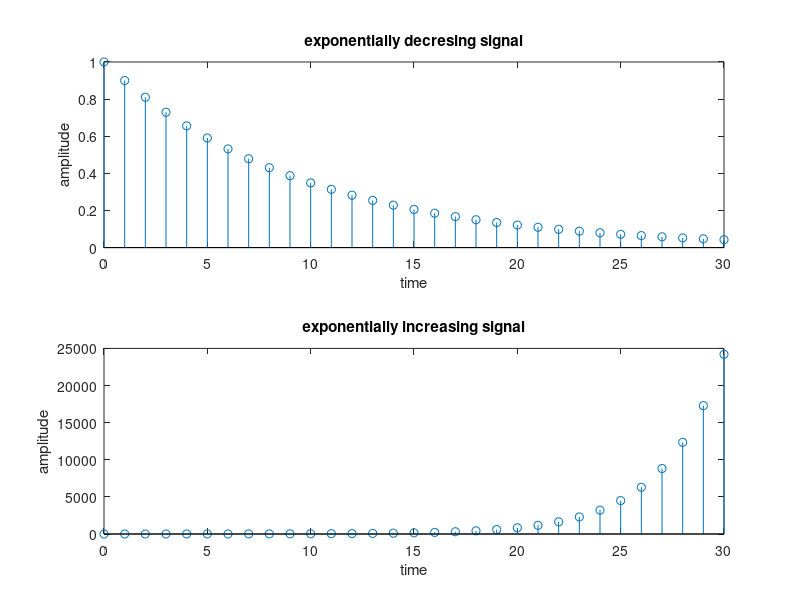

Write the MATLAB code that produced this figure.
%EXPONENTIAL SIGNAL 

clc;
clear all;
close all;
n=0:30;
for n=0:30
    x(n+1)=(0.9)^n;
end
n=0:30;
subplot(2,1,1);
stem(n,x(n+1));
xlabel('time');
ylabel('amplitude');
title('exponentially decresing signal');
for n=0:30
    x(n+1)=(1.4)^n;
end
n=0:30;
subplot(2,1,2);
stem(n,x(n+1));
xlabel('time');
ylabel('amplitude');
title('exponentially increasing signal');

